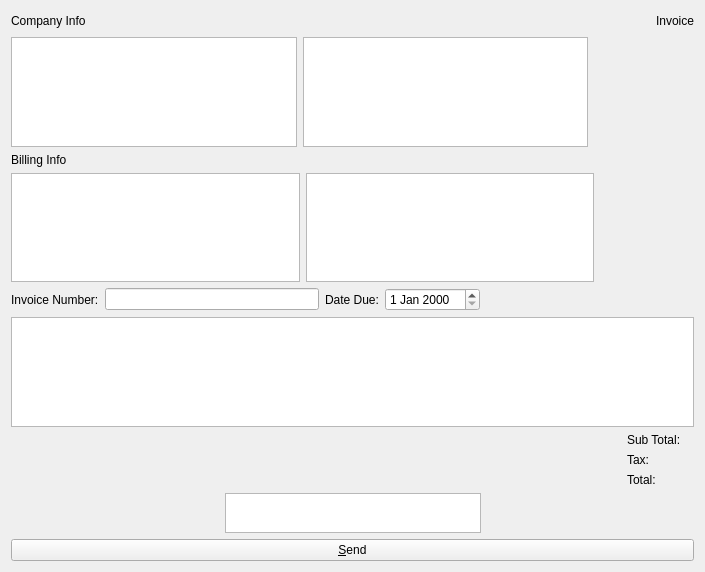
<?xml version="1.0" encoding="UTF-8"?>
<ui version="4.0">
 <class>InvoiceViewPage</class>
 <widget class="QWidget" name="InvoiceViewPage">
  <property name="geometry">
   <rect>
    <x>0</x>
    <y>0</y>
    <width>705</width>
    <height>572</height>
   </rect>
  </property>
  <property name="windowTitle">
   <string>Invoice Page</string>
  </property>
  <layout class="QVBoxLayout" name="verticalLayout">
   <item>
    <layout class="QHBoxLayout" name="horizontalLayout_2">
     <item>
      <widget class="QLabel" name="label_2">
       <property name="text">
        <string>Company Info</string>
       </property>
      </widget>
     </item>
     <item>
      <spacer name="horizontalSpacer">
       <property name="orientation">
        <enum>Qt::Horizontal</enum>
       </property>
       <property name="sizeHint" stdset="0">
        <size>
         <width>40</width>
         <height>20</height>
        </size>
       </property>
      </spacer>
     </item>
     <item>
      <widget class="QLabel" name="label">
       <property name="text">
        <string>Invoice</string>
       </property>
      </widget>
     </item>
    </layout>
   </item>
   <item>
    <layout class="QHBoxLayout" name="horizontalLayout">
     <item>
      <widget class="QTextEdit" name="companyInfoLeft"/>
     </item>
     <item>
      <widget class="QTextEdit" name="companyInfoRight"/>
     </item>
     <item>
      <widget class="QLabel" name="logo">
       <property name="enabled">
        <bool>true</bool>
       </property>
       <property name="minimumSize">
        <size>
         <width>100</width>
         <height>100</height>
        </size>
       </property>
       <property name="maximumSize">
        <size>
         <width>100</width>
         <height>100</height>
        </size>
       </property>
       <property name="text">
        <string/>
       </property>
       <property name="pixmap">
        <pixmap resource="../bitcredit.qrc">:/images/backg</pixmap>
       </property>
       <property name="scaledContents">
        <bool>true</bool>
       </property>
       <property name="alignment">
        <set>Qt::AlignLeading|Qt::AlignLeft|Qt::AlignTop</set>
       </property>
       <property name="wordWrap">
        <bool>false</bool>
       </property>
      </widget>
     </item>
    </layout>
   </item>
   <item>
    <widget class="QLabel" name="label_3">
     <property name="text">
      <string>Billing Info</string>
     </property>
    </widget>
   </item>
   <item>
    <layout class="QHBoxLayout" name="horizontalLayout_3">
     <item>
      <widget class="QTextEdit" name="billingInfoLeft"/>
     </item>
     <item>
      <widget class="QTextEdit" name="billingInfoRight"/>
     </item>
     <item>
      <spacer name="horizontalSpacer_3">
       <property name="orientation">
        <enum>Qt::Horizontal</enum>
       </property>
       <property name="sizeType">
        <enum>QSizePolicy::Fixed</enum>
       </property>
       <property name="sizeHint" stdset="0">
        <size>
         <width>100</width>
         <height>50</height>
        </size>
       </property>
      </spacer>
     </item>
    </layout>
   </item>
   <item>
    <layout class="QHBoxLayout" name="horizontalLayout_4">
     <item>
      <widget class="QLabel" name="label_5">
       <property name="text">
        <string>Invoice Number:</string>
       </property>
      </widget>
     </item>
     <item>
      <widget class="QLineEdit" name="invoiceNumber"/>
     </item>
     <item>
      <widget class="QLabel" name="label_4">
       <property name="text">
        <string>Date Due:</string>
       </property>
      </widget>
     </item>
     <item>
      <widget class="QDateEdit" name="dueDate"/>
     </item>
     <item>
      <spacer name="horizontalSpacer_7">
       <property name="orientation">
        <enum>Qt::Horizontal</enum>
       </property>
       <property name="sizeHint" stdset="0">
        <size>
         <width>40</width>
         <height>20</height>
        </size>
       </property>
      </spacer>
     </item>
    </layout>
   </item>
   <item>
    <widget class="QTableView" name="invoiceItemTableView"/>
   </item>
   <item>
    <layout class="QHBoxLayout" name="horizontalLayout_5">
     <item>
      <spacer name="horizontalSpacer_4">
       <property name="orientation">
        <enum>Qt::Horizontal</enum>
       </property>
       <property name="sizeHint" stdset="0">
        <size>
         <width>348</width>
         <height>20</height>
        </size>
       </property>
      </spacer>
     </item>
     <item>
      <layout class="QGridLayout" name="gridLayout">
       <item row="0" column="0">
        <widget class="QLabel" name="subtotalLabel">
         <property name="text">
          <string>Sub Total:</string>
         </property>
        </widget>
       </item>
       <item row="1" column="0">
        <widget class="QLabel" name="taxLabel">
         <property name="text">
          <string>Tax:</string>
         </property>
        </widget>
       </item>
       <item row="2" column="0">
        <widget class="QLabel" name="totalLabel">
         <property name="text">
          <string>Total:</string>
         </property>
        </widget>
       </item>
       <item row="0" column="1">
        <widget class="QLabel" name="subtotal">
         <property name="text">
          <string/>
         </property>
        </widget>
       </item>
       <item row="1" column="1">
        <widget class="QLabel" name="tax">
         <property name="text">
          <string/>
         </property>
        </widget>
       </item>
       <item row="2" column="1">
        <widget class="QLabel" name="total">
         <property name="text">
          <string/>
         </property>
        </widget>
       </item>
      </layout>
     </item>
    </layout>
   </item>
   <item>
    <layout class="QHBoxLayout" name="horizontalLayout_6">
     <item>
      <spacer name="horizontalSpacer_5">
       <property name="orientation">
        <enum>Qt::Horizontal</enum>
       </property>
       <property name="sizeHint" stdset="0">
        <size>
         <width>40</width>
         <height>20</height>
        </size>
       </property>
      </spacer>
     </item>
     <item>
      <widget class="QTextEdit" name="footer">
       <property name="maximumSize">
        <size>
         <width>16777215</width>
         <height>40</height>
        </size>
       </property>
      </widget>
     </item>
     <item>
      <spacer name="horizontalSpacer_6">
       <property name="orientation">
        <enum>Qt::Horizontal</enum>
       </property>
       <property name="sizeHint" stdset="0">
        <size>
         <width>40</width>
         <height>20</height>
        </size>
       </property>
      </spacer>
     </item>
    </layout>
   </item>
   <item>
    <layout class="QHBoxLayout" name="horizontalLayout_7">
     <item>
      <widget class="QPushButton" name="sendButton">
       <property name="text">
        <string>&amp;Send</string>
       </property>
      </widget>
     </item>
    </layout>
   </item>
  </layout>
  <zorder>invoiceItemTableView</zorder>
  <zorder>label_3</zorder>
  <zorder></zorder>
  <zorder>horizontalLayoutWidget</zorder>
 </widget>
 <resources>
  <include location="../bitcredit.qrc"/>
 </resources>
 <connections/>
</ui>
